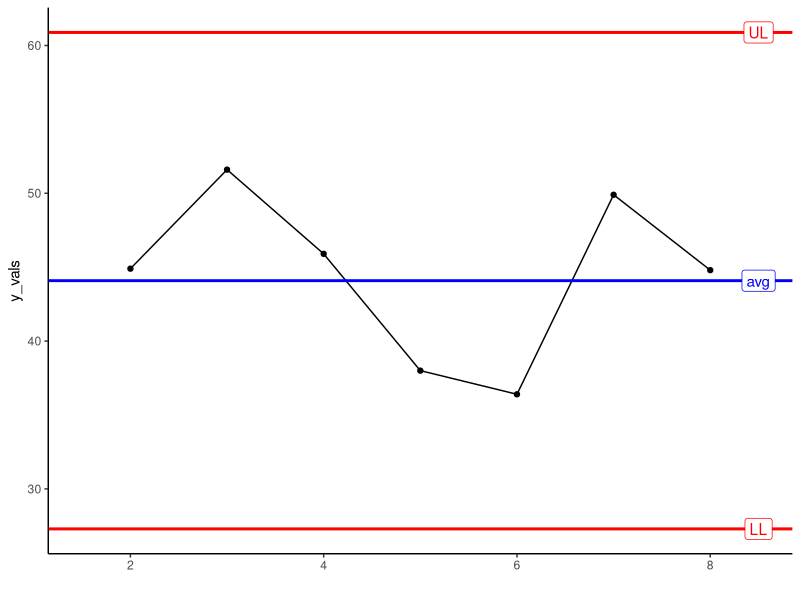
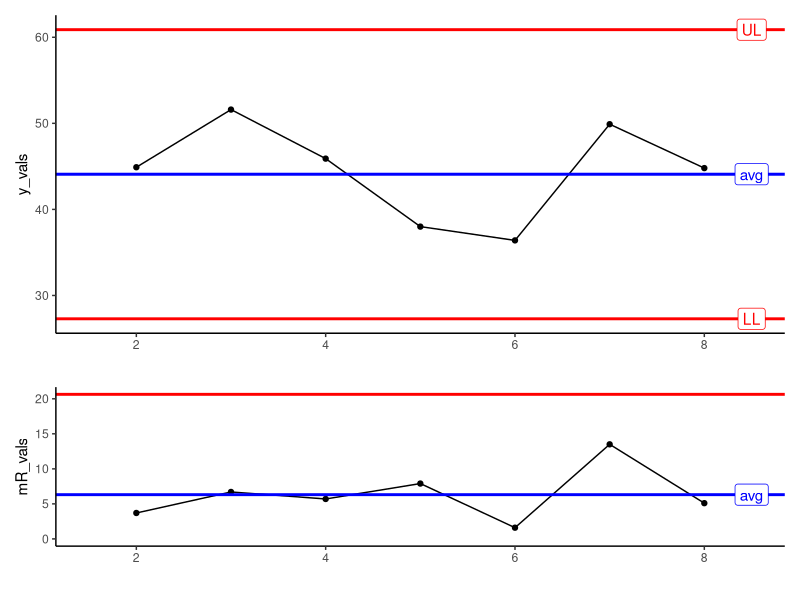

Write the R code that produced these figures, in order.

# why - provide a basic, functional process behavior graoh
# doing for the experience, also to share my unique perspective
# why - teach basics of process behavior graphs

# packages ----
library(ggplot2)
library(patchwork)
theme_set(theme_classic())


# Function to calculate PBG info ----

# This function will be used for many things. 
# Maybe generate an object with the original dataset with these values attached?

# calculate PBC values:
# mean y_vals
# average moving range
# 3 sigma (avg mR * 2.66)
# UYL = mean yvals + 3 sigma
# LYL = mean yvals - 3 sigma
get_PBG_values <- function(y) {
    
    y_vals_avg  = mean(y)
    mR_avg      = mean(abs(diff(y)))
    three_sigma = 2.66 * mR_avg
    mid_UL      = y_vals_avg + (0.5*three_sigma)
    mid_LL      = y_vals_avg - (0.5*three_sigma)
    UL          = y_vals_avg + three_sigma
    LL          = y_vals_avg - three_sigma
    mR_UL       = mR_avg * 3.268
        
    PBG_vals <- data.frame(y_vals_avg, 
                     mR_avg, 
                     three_sigma, 
                     mid_UL,
                     mid_LL, 
                     UL, 
                     LL,
                     mR_UL)

}



# Inputs ----

# 1 - the data itself ----
# instruction box telling user what to do:
# user inputs their data (y values)
# (comma separated, type them in? cells/spreadsheet interface?)

y_vals <- c(41.2, 44.9, 51.6, 45.9, 38.0, 36.4, 49.9, 44.8)

# check if numeric

#if TRUE, continue, if FALSE display an error 
if (is.numeric(y_vals) == TRUE) {
    PBC_vals <- get_PBG_values(y = y_vals)
    } else 
        {
            print("Error - values must be numeric, separated by commas")
} #ok seems to work


dat <- data.frame(y_vals, 
                  index_col = 1:length(y_vals), 
                  mR_vals = c(NA, abs(diff(y_vals))))
# ok seems to work

rm(y_vals)

PBG_vals <- get_PBG_values(dat$y_vals)

# 2 - graph options inputs ----

# y axis label
# x axis label
# title
# subtitle
# theme
# point size
# point color
# line colors
# add mid box
# mid box color
# mid box alpha
# switch between static and interactive (?)
# OR MAYBE just abandon ggplot and do it directly in a better interactive package
# plotly doesn't do what I want
# add moving range plot


# The main graph ----

# turn this into an easy function the user can give arguments for:

y_graph <- ggplot(data = dat, 
       aes(x = index_col, y = y_vals)) + 
        geom_point() + 
        geom_line() + 
    #mid box
        annotate('rect', 
              xmin = 0, 
              xmax = max(dat$index_col)+1, 
              ymin = PBG_vals$mid_LL, 
              ymax = PBG_vals$mid_UL, 
              alpha = 0.1, 
              fill = "green")+
    # upper, lower limits, and average
        geom_hline(yintercept = PBG_vals$UL, color = "red", size = 1) + #UL
        annotate(geom = "label", x = max(dat$index_col)+0.5, y = PBG_vals$UL, color = "red", label = "UL")+
        geom_hline(yintercept = PBG_vals$LL, color = "red", size = 1) + #LL
        annotate(geom = "label", x = max(dat$index_col)+0.5, y = PBG_vals$LL, color = "red", label = "LL")+
        geom_hline(yintercept = PBG_vals$y_vals_avg, color = "blue", size = 1) + #average
        annotate(geom = "label", x = max(dat$index_col)+0.5, y = PBG_vals$y_vals_avg, color = "blue", label = "avg")+
    #integer breaks on x axis
        scale_x_continuous(breaks = scales::pretty_breaks(), 
                           limits = range(dat$index_col)+0.5)+
        xlab(label = "")



#logic select if static or interactive
#plotly kinda isn't working great. we'll try a different one when the elements are in place
y_graph      


#mR_graph

mR_graph <- ggplot(data = dat, 
       aes(x = index_col, y = mR_vals)) + 
    
    geom_point() + 
    geom_line()+
    
    geom_hline(yintercept = PBG_vals$mR_UL, color = "red", size = 1) + #UL
    geom_hline(yintercept = PBG_vals$mR_avg, color = "blue", size = 1)+ #average
    annotate(geom = "label", x = max(dat$index_col)+0.5, y = PBG_vals$mR_avg, color = "blue", label = "avg")+
    #need to always include zero in mR graph
    scale_y_continuous(limits = c(0, NA))+
    scale_x_continuous(breaks = scales::pretty_breaks(), 
                       limits = range(dat$index_col)+0.5)+
    xlab(label = "")

y_graph / mR_graph + plot_layout(heights = c(2,1))
